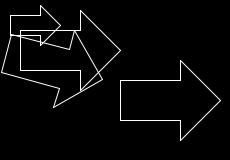
Frame 1 (no input)
Frame 60 (the mouse pressed at the canvas centre just before this capture): identical to frame 1, image omitted
Frame 120 (the mouse held since frame 60 and released just before this capture): identical to frame 1, image omitted

The Processing sketch that drew this single still picture (run headless with seeded random() and noise(); from frame 60 on, the mouse is pressed at the canvas centre):

// Processing sketch: processing_tHomogeneas2D
// ── processing_tHomogeneas2D.pde
float[][] flecha=
{
{20, 70, 1}, 
{20, 30, 1}, 
{80, 30, 1}, 
{80, 10, 1}, 
{120, 50, 1}, 
{80, 90, 1}, 
{80, 70, 1} };

float[][] Escala={
{0.5, 0, 0},
{0, 0.5, 0}, 
{0, 0, 1} };

float[][] Traslacion={
{1, 0, 0}, 
{0, 1, 0},
{100, 50, 1} };

float[][] Rotacion={
{ 0.966, 0.259, 0},
{-0.259, 0.966, 0},
{ 0, 0, 1} };

float[][] R={
{0, 0, 0}, 
{0, 0, 0}, 
{0, 0, 0},
{0, 0, 0},
{0, 0, 0},
{0, 0, 0},
{0, 0, 0}};

void setup() {
  size(230, 160); //Tamaño de la ventana
}

void draw() {
  background(0); //Color de fondo
  stroke(255); //Color del lápiz
  
  dibuja(flecha, 7);
  
  mult(flecha, Traslacion, 7);
  dibuja(R, 7);
  inicializa(7);
  
  mult(flecha, Rotacion, 7);
  dibuja(R, 7);
  inicializa(7);
  
  mult(flecha, Escala, 7);
  dibuja(R, 7);
  inicializa(7);
}

void mult(float[][] A, float[][] B, int n)
{
   int i, j, k;
   
   for (i=0; i<n; i++)
     for (j=0; j<3; j++)
       for (k=0; k<3; k++)
         R[i][k]+=A[i][j]*B[j][k];
}

void inicializa(int n)
{ 
  int i, j;
  for (i=0; i<n; i++)
   for (j=0; j<3; j++)
     R[i][j]=0;
}

void dibuja(float[][] X, int n)
{ 
  int i, j;
  
  for (i=0; i<n-1; i++)
    line(X[i][0], X[i][1], X[i+1][0], X[i+1][1]);
    
  line(X[0][0], X[0][1], X[i][0], X[i][1]);
}
